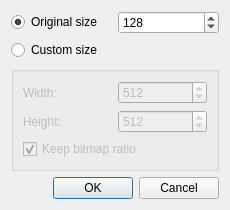
<?xml version="1.0" encoding="UTF-8"?>
<ui version="4.0">
 <class>SnapshotDialog</class>
 <widget class="QDialog" name="SnapshotDialog">
  <property name="geometry">
   <rect>
    <x>0</x>
    <y>0</y>
    <width>230</width>
    <height>187</height>
   </rect>
  </property>
  <property name="windowTitle">
   <string>Snapshot</string>
  </property>
  <property name="windowIcon">
   <iconset resource="landscape_editor.qrc">
    <normaloff>:/icons/ic_snapshot.png</normaloff>:/icons/ic_snapshot.png</iconset>
  </property>
  <layout class="QGridLayout" name="gridLayout_2">
   <item row="0" column="0">
    <layout class="QHBoxLayout" name="horizontalLayout">
     <item>
      <widget class="QRadioButton" name="originalSizeRadioButton">
       <property name="text">
        <string>Original size</string>
       </property>
       <property name="checked">
        <bool>true</bool>
       </property>
      </widget>
     </item>
     <item>
      <widget class="QSpinBox" name="resSpinBox">
       <property name="maximum">
        <number>1024</number>
       </property>
       <property name="value">
        <number>128</number>
       </property>
      </widget>
     </item>
    </layout>
   </item>
   <item row="1" column="0">
    <widget class="QRadioButton" name="customSizeRadioButton">
     <property name="enabled">
      <bool>true</bool>
     </property>
     <property name="text">
      <string>Custom size</string>
     </property>
    </widget>
   </item>
   <item row="2" column="0">
    <widget class="QGroupBox" name="groupBox">
     <property name="enabled">
      <bool>false</bool>
     </property>
     <property name="title">
      <string/>
     </property>
     <layout class="QGridLayout" name="gridLayout">
      <item row="0" column="1">
       <widget class="QSpinBox" name="widthSpinBox">
        <property name="maximum">
         <number>99999</number>
        </property>
        <property name="value">
         <number>512</number>
        </property>
       </widget>
      </item>
      <item row="1" column="0">
       <widget class="QLabel" name="label_2">
        <property name="enabled">
         <bool>false</bool>
        </property>
        <property name="text">
         <string>Height:</string>
        </property>
        <property name="buddy">
         <cstring>heightSpinBox</cstring>
        </property>
       </widget>
      </item>
      <item row="1" column="1">
       <widget class="QSpinBox" name="heightSpinBox">
        <property name="enabled">
         <bool>false</bool>
        </property>
        <property name="maximum">
         <number>99999</number>
        </property>
        <property name="value">
         <number>512</number>
        </property>
       </widget>
      </item>
      <item row="0" column="0">
       <widget class="QLabel" name="label">
        <property name="text">
         <string>Width:</string>
        </property>
        <property name="buddy">
         <cstring>widthSpinBox</cstring>
        </property>
       </widget>
      </item>
      <item row="2" column="0" colspan="2">
       <widget class="QCheckBox" name="keepRatioCheckBox">
        <property name="text">
         <string>Keep bitmap ratio</string>
        </property>
        <property name="checked">
         <bool>true</bool>
        </property>
       </widget>
      </item>
     </layout>
    </widget>
   </item>
   <item row="3" column="0">
    <widget class="QDialogButtonBox" name="buttonBox">
     <property name="orientation">
      <enum>Qt::Horizontal</enum>
     </property>
     <property name="standardButtons">
      <set>QDialogButtonBox::Cancel|QDialogButtonBox::Ok</set>
     </property>
    </widget>
   </item>
  </layout>
 </widget>
 <tabstops>
  <tabstop>originalSizeRadioButton</tabstop>
  <tabstop>customSizeRadioButton</tabstop>
  <tabstop>widthSpinBox</tabstop>
  <tabstop>heightSpinBox</tabstop>
  <tabstop>keepRatioCheckBox</tabstop>
  <tabstop>buttonBox</tabstop>
 </tabstops>
 <resources>
  <include location="landscape_editor.qrc"/>
 </resources>
 <connections>
  <connection>
   <sender>buttonBox</sender>
   <signal>accepted()</signal>
   <receiver>SnapshotDialog</receiver>
   <slot>accept()</slot>
   <hints>
    <hint type="sourcelabel">
     <x>227</x>
     <y>164</y>
    </hint>
    <hint type="destinationlabel">
     <x>157</x>
     <y>158</y>
    </hint>
   </hints>
  </connection>
  <connection>
   <sender>buttonBox</sender>
   <signal>rejected()</signal>
   <receiver>SnapshotDialog</receiver>
   <slot>reject()</slot>
   <hints>
    <hint type="sourcelabel">
     <x>276</x>
     <y>170</y>
    </hint>
    <hint type="destinationlabel">
     <x>285</x>
     <y>158</y>
    </hint>
   </hints>
  </connection>
  <connection>
   <sender>customSizeRadioButton</sender>
   <signal>toggled(bool)</signal>
   <receiver>groupBox</receiver>
   <slot>setEnabled(bool)</slot>
   <hints>
    <hint type="sourcelabel">
     <x>59</x>
     <y>39</y>
    </hint>
    <hint type="destinationlabel">
     <x>78</x>
     <y>62</y>
    </hint>
   </hints>
  </connection>
  <connection>
   <sender>keepRatioCheckBox</sender>
   <signal>toggled(bool)</signal>
   <receiver>heightSpinBox</receiver>
   <slot>setDisabled(bool)</slot>
   <hints>
    <hint type="sourcelabel">
     <x>84</x>
     <y>122</y>
    </hint>
    <hint type="destinationlabel">
     <x>178</x>
     <y>106</y>
    </hint>
   </hints>
  </connection>
  <connection>
   <sender>keepRatioCheckBox</sender>
   <signal>toggled(bool)</signal>
   <receiver>label_2</receiver>
   <slot>setDisabled(bool)</slot>
   <hints>
    <hint type="sourcelabel">
     <x>55</x>
     <y>129</y>
    </hint>
    <hint type="destinationlabel">
     <x>48</x>
     <y>103</y>
    </hint>
   </hints>
  </connection>
 </connections>
</ui>
